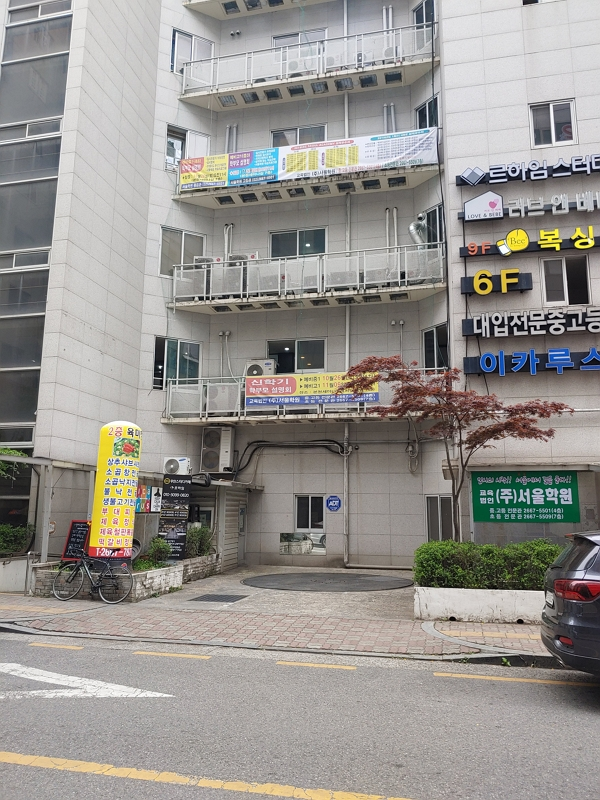
#> input picture images_for_stitching/1.jpg, 600 x 800 px, found by its file name
$ python opencv-python-0052.py
#> lines starting #> are read from the running program, lines starting #| are printed output that depends on the picture; after the words box and inside, x2 and y2 are one past the last pixel; in counts of white or black regions, pixels touching at a corner belong together
import cv2

img_color = cv2.imread('1.jpg')
#> img_color is the input picture: shape (800, 600, 3); mean B, G, R 141.8, 146.1, 149.3
height,width = img_color.shape[:2]
#> height = 800; width = 600

img_hsv = cv2.cvtColor(img_color, cv2.COLOR_BGR2HSV)
#> img_hsv: shape (800, 600, 3); mean H, S, V 46, 26.3, 152.3


lower_blue = (120-10, 30, 30)
upper_blue = (120+10, 255, 255)
img_mask = cv2.inRange(img_hsv, lower_blue, upper_blue)
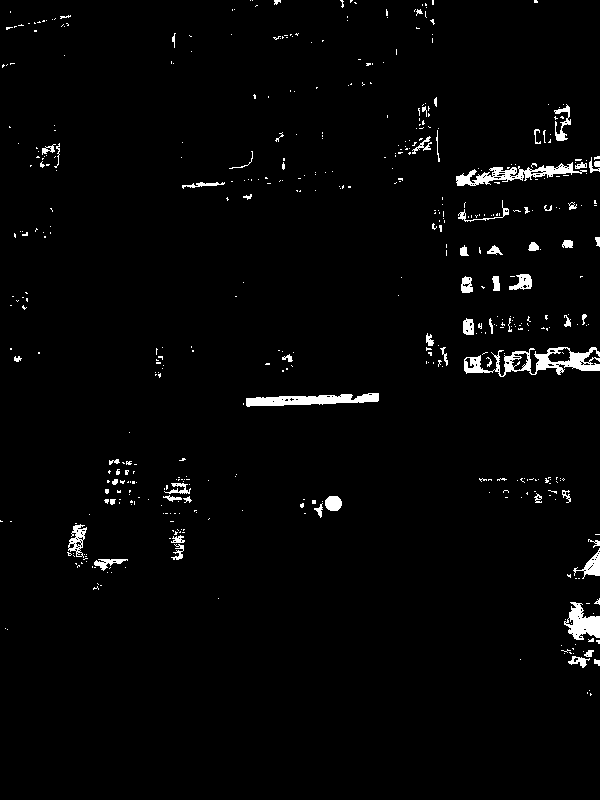
#> img_mask: shape (800, 600); 2.2% white; 501 white regions (436 under 20 px), largest, box (x1, y1, x2, y2) and area: (464, 347, 600, 377) 1563, (246, 393, 379, 407) 1105, (456, 162, 587, 186) 1071


img_result = cv2.bitwise_and(img_color, img_color, mask = img_mask)
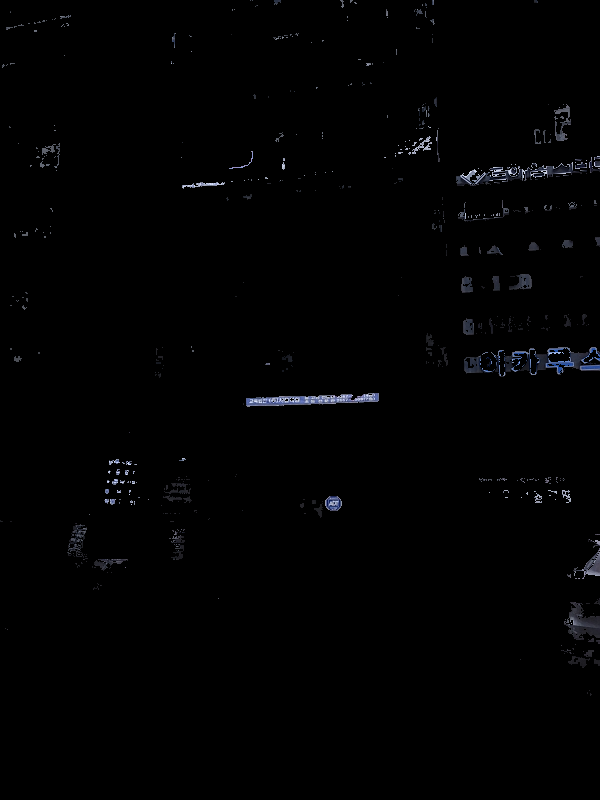
#> img_result: shape (800, 600, 3); mean B, G, R 2.1, 1.7, 1.6


cv2.imshow('img_color', img_color)
cv2.imshow('img_mask', img_mask)
cv2.imshow('img_result', img_result)


cv2.waitKey(0)
cv2.destroyAllWindows()

$ run again, with images_for_stitching/2.jpg copied over images_for_stitching/1.jpg
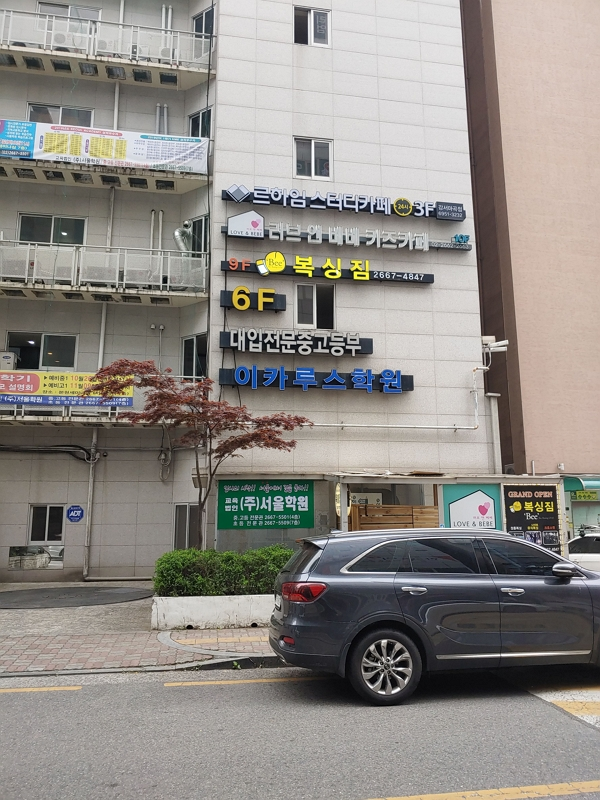
#> input picture images_for_stitching/2.jpg, 600 x 800 px, found by its file name
#> img_color is the input picture: shape (800, 600, 3); mean B, G, R 133, 138.3, 142.7
#> img_hsv: shape (800, 600, 3); mean H, S, V 41.4, 32.1, 145.7
#> `img_mask = cv2.inRange(img_hsv, lower_blue, upper_blue)`:
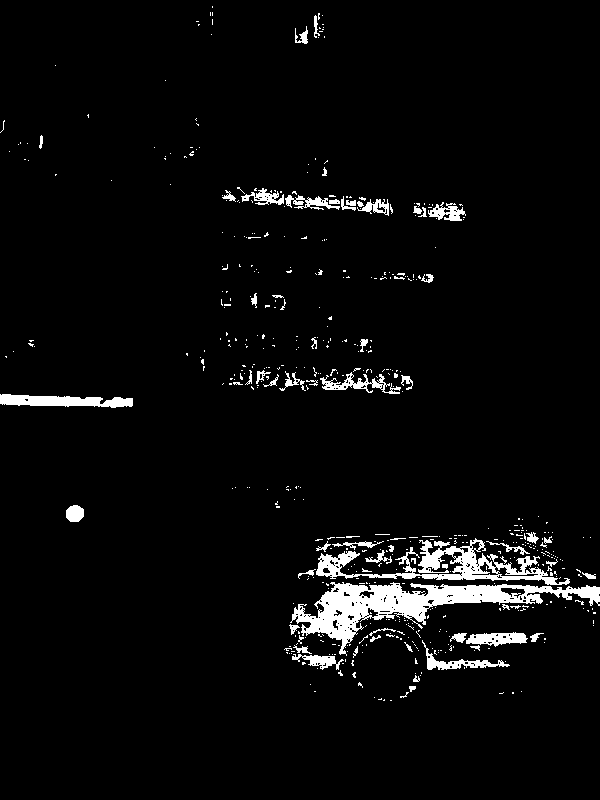
#> img_mask: shape (800, 600); 4% white; 529 white regions (464 under 20 px), largest, box (x1, y1, x2, y2) and area: (290, 582, 600, 656) 6649, (316, 538, 570, 585) 3536, (0, 394, 133, 408) 1225
#> `img_result = cv2.bitwise_and(img_color, img_color, mask = img_mask)`:
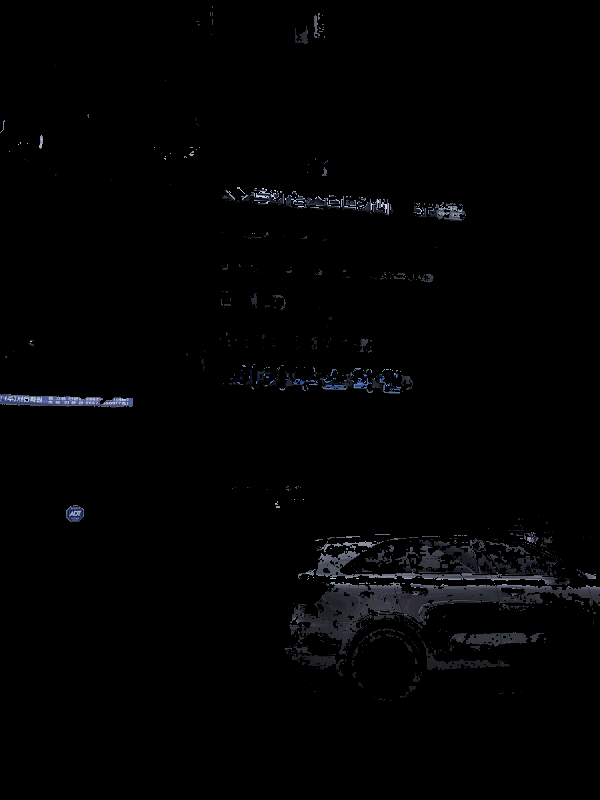
#> img_result: shape (800, 600, 3); mean B, G, R 3.2, 2.6, 2.5

$ run again, with images_for_stitching/3.jpg copied over images_for_stitching/1.jpg
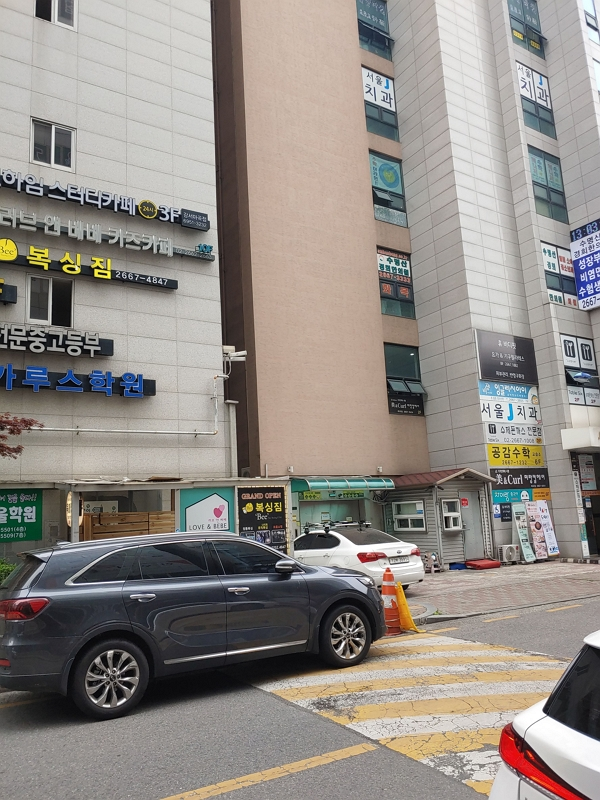
#> input picture images_for_stitching/3.jpg, 600 x 800 px, found by its file name
#> img_color is the input picture: shape (800, 600, 3); mean B, G, R 133.8, 139.4, 145.3
#> img_hsv: shape (800, 600, 3); mean H, S, V 40.5, 34.4, 148.7
#> `img_mask = cv2.inRange(img_hsv, lower_blue, upper_blue)`:
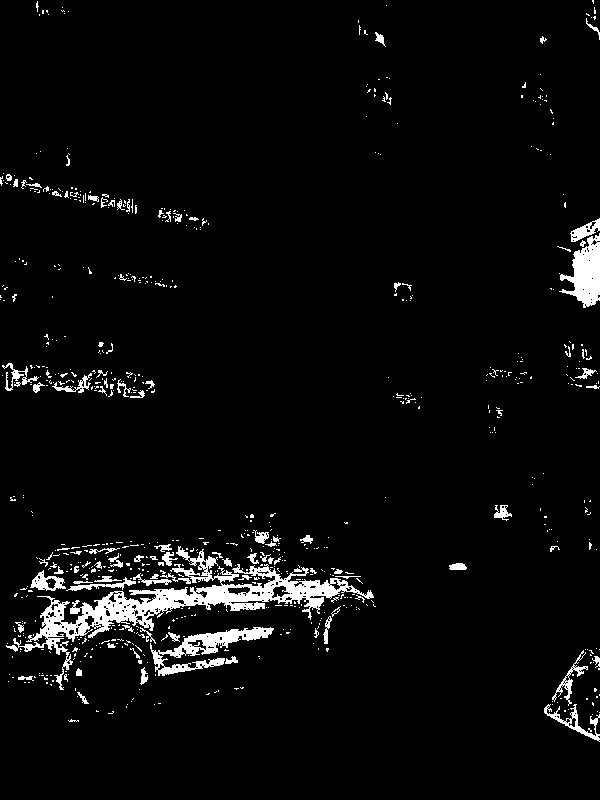
#> img_mask: shape (800, 600); 4.2% white; 730 white regions (632 under 20 px), largest, box (x1, y1, x2, y2) and area: (6, 546, 374, 690) 8060, (150, 627, 274, 676) 1857, (559, 233, 600, 308) 1638
#> `img_result = cv2.bitwise_and(img_color, img_color, mask = img_mask)`:
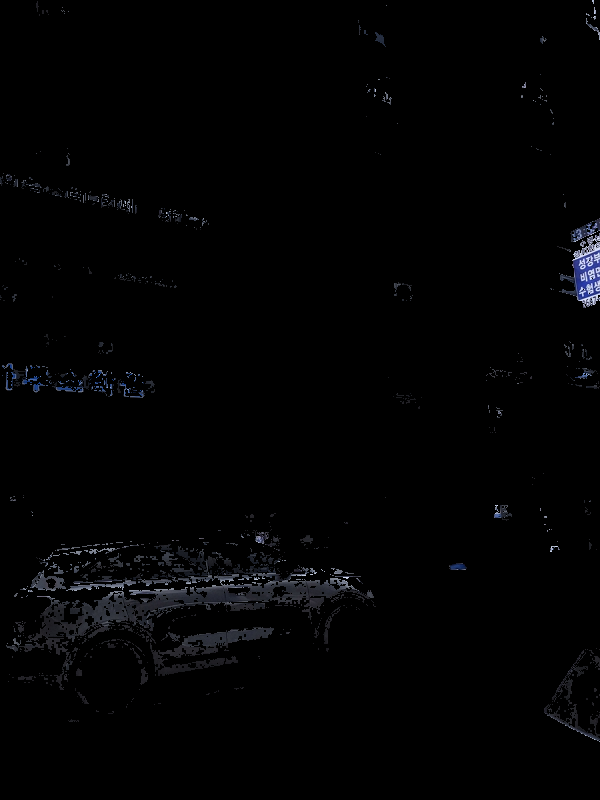
#> img_result: shape (800, 600, 3); mean B, G, R 3, 2.5, 2.3
